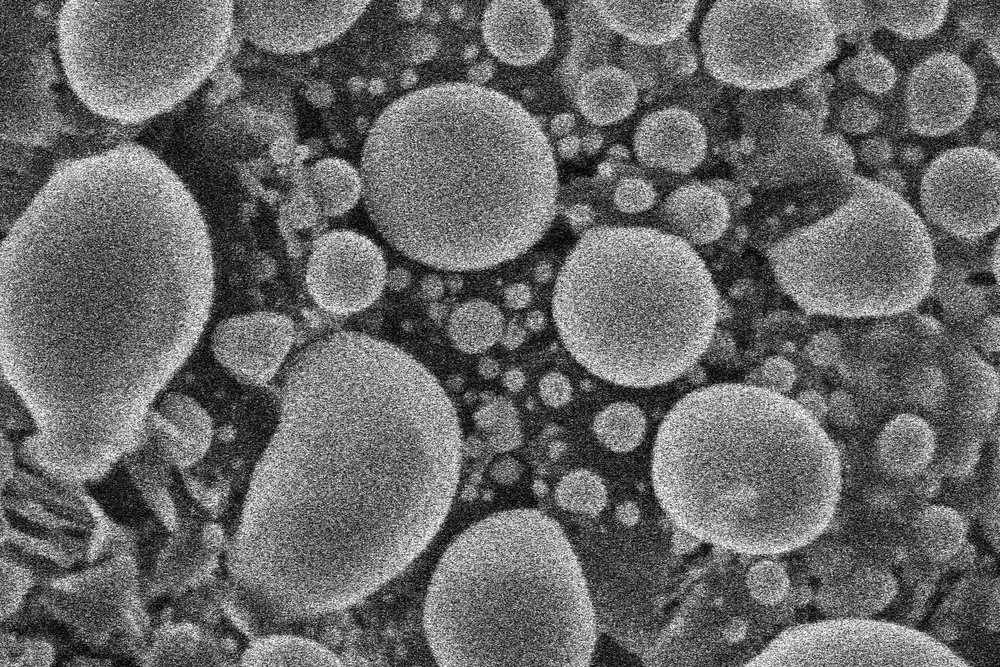
#> input picture data/frame-0.tif, 1000 x 667 px, shrunk from 1536 x 1024 before the run, found by its file name
$ python createTemplates.py
#> lines starting #> are read from the running program, lines starting #| are printed output that depends on the picture
import cv2
import os


imgSRC = cv2.imread('data/frame-0.tif', cv2.IMREAD_UNCHANGED)
#> imgSRC is the input picture: shape (667, 1000); min 0, max 255, mean 104

cx, cy = imgSRC.shape[1] // 2, imgSRC.shape[0] // 2
#> cx = 500; cy = 333

k = 0.4
nb_of_templates = 5

dx_max = int(k * cx)
#> dx_max = 200
dy_max = int(k * cy)
#> dy_max = 133

img_cut = imgSRC[cy - dy_max:cy + dy_max, cx - dx_max:cx + dx_max].copy()
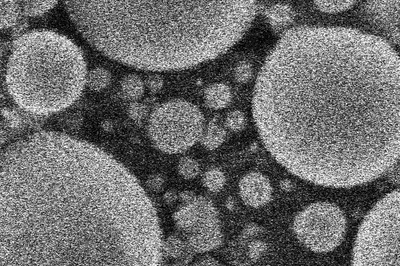
#> img_cut: shape (266, 400); min 0, max 255, mean 109.8

cx_t = img_cut.shape[1] // 3
#> cx_t = 133
cy_t = img_cut.shape[0] // 2
#> cy_t = 133


img_template_1 = img_cut[:, 0 : cx_t].copy()
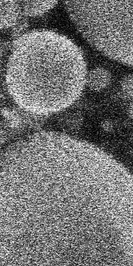
#> img_template_1: shape (266, 133); min 0, max 255, mean 114.3
img_template_2 = img_cut[:, cx_t : (2 * cx_t)].copy()
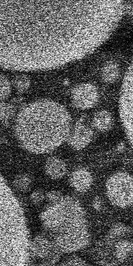
#> img_template_2: shape (266, 133); min 0, max 255, mean 96.3
img_template_3 = img_cut[:,  (2 * cx_t) :-1].copy()
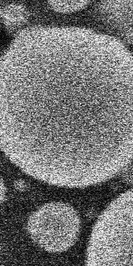
#> img_template_3: shape (266, 133); min 0, max 255, mean 118.4

img_template_4 = img_cut[0 : cy_t, :].copy()
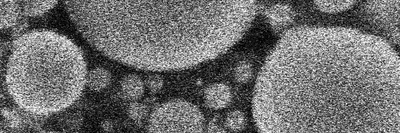
#> img_template_4: shape (133, 400); min 0, max 255, mean 111
img_template_5 = img_cut[cy_t : -1, :].copy()
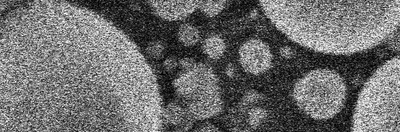
#> img_template_5: shape (132, 400); min 0, max 255, mean 108.6

for i in range(1, nb_of_templates + 1):
    cv2.imwrite(f"templates/template_{i}.tiff", eval(f"img_template_{i}"))
